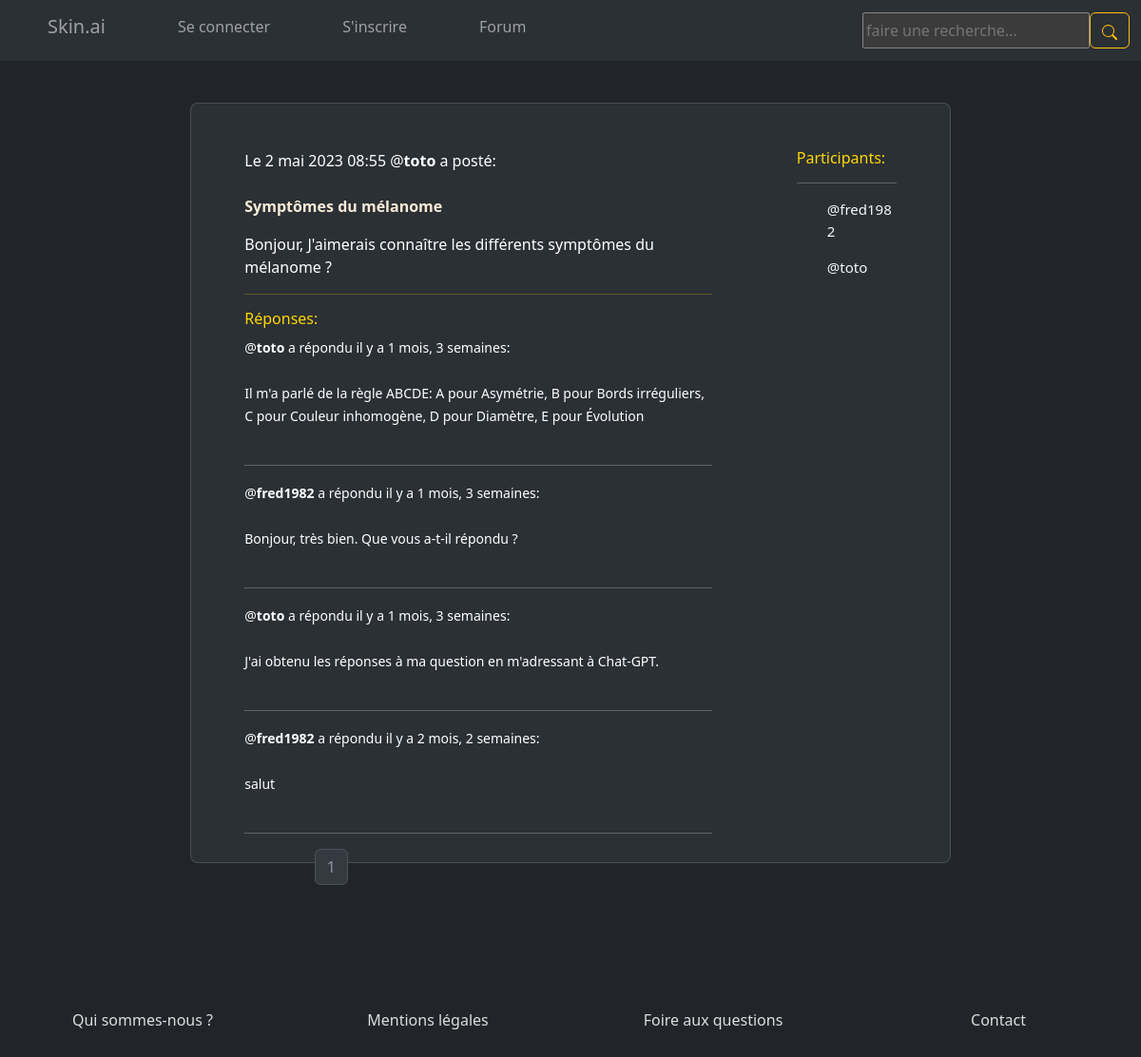
/room/14/, run on the app's committed database.
### skin/models.py (models this page shows, shortened)
class Room(models.Model):
    host = models.ForeignKey(User, on_delete=models.SET_NULL, null=True)
    topic = models.ForeignKey(Topic, on_delete=models.SET_NULL, null=True)
    name = models.CharField(max_length=200)
    description = models.TextField(null=True, blank=True)
    participants = models.ManyToManyField(User, related_name='participants', blank=True)
    updated = models.DateTimeField(auto_now=True)
    created = models.DateTimeField(auto_now_add=True)
    class Meta:
        ordering = ['-updated','-created'] # le tiret du 6 permet de classer les messages du plus récent au plus ancien,

class Message(models.Model):
    user = models.ForeignKey(User, on_delete=models.CASCADE)
    room = models.ForeignKey(Room, on_delete=models.CASCADE)
    body = models.TextField()
    updated = models.DateTimeField(auto_now=True)
    created = models.DateTimeField(auto_now_add=True)
    class Meta:
        ordering = ['-updated','-created'] # le tiret du 6 permet de classer les messages du plus récent au plus ancien,

### skin/views.py (the view, shortened to what this page needs)
# urls.py: path('room/<str:pk>/', views.room, name='room'),
def room(request, pk):
    room = Room.objects.get(id=pk)
    paginator = Paginator(room.message_set.all(), 5)
    page = request.GET.get('page')
    room_messages = paginator.get_page(page)
    participants = room.participants.all()
    context = {'room': room, 'room_messages': room_messages, 'participants': participants}
    return render(request, 'skin/room.html', context)

### skin/templates/skin/room.html (shortened to what this page needs)
{% extends 'main.html' %}
{% block content %}
<div class="container card rounded-3 p-4" id="room_style">
    <div class="row">
        <div class="container col-md-8">
            <br>
            <tr>Le {{room.created}} @<b>{{room.host}}</b> a posté:<br><br><p id="room_name_style"><b>{{room.name}}</b></p></tr>
            <p>{{room.description}}</p>
            <hr class="hr_style">
            <div class="row comment-wrapper">
                <h6 style="color: gold;">Réponses:</h6>
                {% for message in room_messages %}
                    <div class="room_messages_box">
                        <small>@<b>{{message.user}}</B> a répondu il y a {{message.created|timesince}}:<br>{{message.body}}<br></small>
                       <hr>
                    </div>
                    <br>
                {% empty %}
                    <div class="container alert alert-light room_messages_box">
                        <p>Aucun résultat trouvé.</p>
                    </div>
                {% endfor %}
            </div>
        </div>
        <div class="container col-md-2">
            <br>
            <h6 style="color: gold;">Participants:</h6>
            <hr>
            {% for user in participants %}
                <ul>
                    <a class="a" href="{% url 'user-profile' user.id %}"><p class="user_name">@{{user.username}}</p></a>
                </ul>
            {% endfor %}
        </div>
    </div>
    <div class="container w-75" id="room_pagination_style">
        <nav aria-label="Page navigation example">
            <ul class="pagination">
                <li class="page-item disabled"><a class="page-link" href="#">{{room_messages.number}}</a></li>
            </ul>
        </nav>
    </div>
</div>
{% endblock content %}

### static/styles/style.css (style rules this page uses)
.flex-wrapper { display: flex; min-height: 100vh; flex-direction: column; justify-content: flex-start; }
#room_style { background-color: #2b3035 !important; color: white; margin-top: 5% !important; margin-bottom: 5%; margin-left: auto !important; margin-right: auto !important; max-width: 50rem !important; max-height: 50rem !important; }
#room_pagination_style { max-width: 50rem; }
#room_name_style { color: antiquewhite; }
.a { text-decoration: none; font-size: 16px; color:#dddddd; }
.user_name { font-size: 15px; color: aliceblue; }
.hr_style { color: #ffc107; }

### data on the page
Room: created "2 mai 2023 08:55", host "toto", name "Symptômes du mélanome", description "Bonjour, J'aimerais connaître les différents symptômes du mélanome ?"
Message: user "toto", created "1 mois, 3 semaines", body "Il m'a parlé de la règle ABCDE: A pour Asymétrie, B pour Bords irréguliers, C pour Couleur inhomogène, D pour Diamètre, E pour Évolution"
Message: user "fred1982", created "1 mois, 3 semaines", body "Bonjour, très bien. Que vous a-t-il répondu ?"
Message: user "toto", created "1 mois, 3 semaines", body "J'ai obtenu les réponses à ma question en m'adressant à Chat-GPT."
Message: user "fred1982", created "2 mois, 2 semaines", body "salut"

### other printed values
{{ user.username }} "fred1982"
{{ user.username }} "toto"
{{ room_messages.number }} "1"
